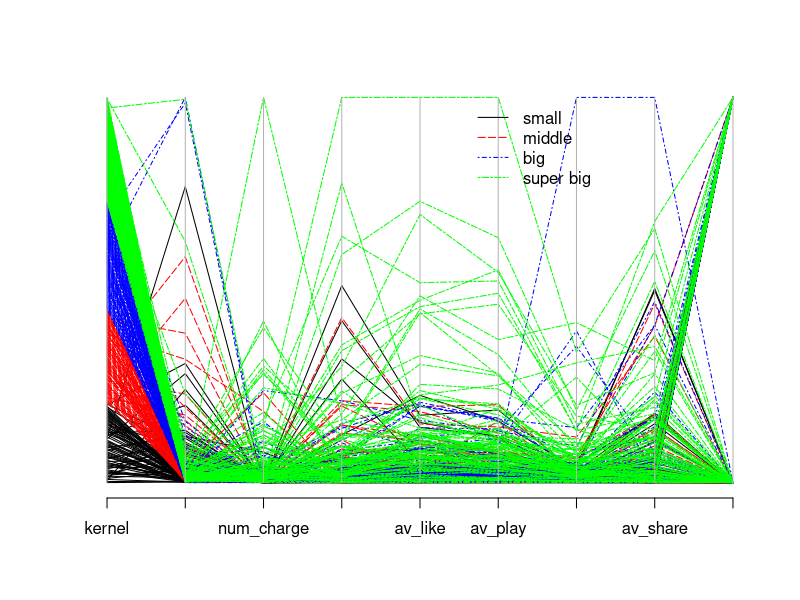

Reproduce this figure in R. (Note: this script raises an error after producing the figure.)
## ---- chunk 1
knitr::opts_chunk$set(prompt = T, comment = '',collapse = T,message = F,warning = F,fig.align ='center', tidy = T)
## ---- chunk 2
library(MASS)
library(dplyr)
library(tidyverse) 
library(caret)
library(nnet) # 另一个计算多项逻辑回归的库
library(car)
library(VGAM)
## ---- chunk 3
dat_std <- read.csv("std_bilibili.csv",header = T)[,6:17]
var_del_multiReg <- c("av_coin","av_danmu","num_fans") #去掉弹幕和投币数
dat_for_multiReg <- dplyr::select(dat_std,-var_del_multiReg)
dat_for_multiReg <- dat_for_multiReg[,c(1,3:9,2)]
dat_for_multiReg$fans_cat <-ifelse(test = dat_for_multiReg$fans_cat==0, yes = "small", 
                no = ifelse(test = dat_for_multiReg$fans_cat==1, yes = "middle", 
                  no = ifelse(test = dat_for_multiReg$fans_cat==2, yes = "big",no = "super big")))
dat_for_multiReg$fans_cat <- factor(dat_for_multiReg$fans_cat, levels = c("small","middle","big","super big"))
dat_for_multiReg$fans_cat <- relevel(dat_for_multiReg$fans_cat, ref = "small")
table(dat_for_multiReg$fans_cat)
head(dat_for_multiReg,3)
tail(dat_for_multiReg,3)
summary(dat_for_multiReg[,2:8])
## ---- chunk 4
# 随机选取200个up主绘制并行坐标图
set.seed(123)
vis_sample <- dat_for_multiReg$fans_cat %>% 
  createDataPartition(p = 0.3, list = F)
blbl <- dat_for_multiReg[vis_sample,]
x11(width = 10, height = 6, pointsize = 8)
 
# Reorder variables because gender is binary (may distort plot)
# Create indicator variable for class
blbl2<-data.frame(kernel = 1:nrow(blbl), blbl[,2:8],  
       gender.new = ifelse(test = blbl$gender == 0, yes = 0, no = 1))

# Colors by condition:
blbl.colors<-ifelse(test = blbl$fans_cat=="small", yes = "black", 
                no = ifelse(test = blbl$fans_cat=="middle", yes = "red", 
                  no = ifelse(test = blbl$fans_cat=="big", yes = "blue",no = "green")))
# Line type by condition:
blbl.lty<-ifelse(test = blbl$fans_cat=="small", yes = "solid", 
            no = ifelse(test = blbl$fans_cat=="middle", yes = "longdash", 
              no = ifelse(test = blbl$fans_cat=="big", yes = "dotdash",no = "twodash")))
pdf(file = "d:\\RLearning\\HW_CDA\\project\\Figure_parcoord.pdf", width = 12, height = 6, colormodel = "cmyk")   
parcoord(x = blbl2, col = blbl.colors, lty = blbl.lty)  # Plot
legend(x = 5.55, y = 1.00, legend = c("small", "middle", "big","super big"), 
       lty = c("solid", "longdash", "dotdash","twodash"), col=c("black","red","blue","green"), cex=1.0, bty="n")
dev.off()  
## ---- chunk 5
# 划分0.8为数据集，0.2为测试集
# set.seed(1220)
# training_sample <- dat_for_multiReg$fans_cat %>% 
#   createDataPartition(p = 0.8, list = F)
# dat_train <- dat_for_multiReg[training_sample,]
# dat_test <- dat_for_multiReg[-training_sample,]
## ---- chunk 6
mod.fit <- multinom(formula = fans_cat~., data = dat_for_multiReg)
summary(mod.fit)
## ---- chunk 7
Anova(mod.fit)
Anova(mod.fit.drop1)
## ---- chunk 8
mod.fit.drop1 <- multinom(formula = fans_cat~gender+num_charge+av_star+av_like+av_play+av_comment+av_share, data = dat_for_multiReg)
summary(mod.fit.drop1)
## ---- chunk 9
# pi.hat <- predict(object=mod.fit, newdata=dat_test, type="probs")
# predicted_fans_cat <- mod.fit %>% predict(dat_test)
# accuracy <- mean(predicted_fans_cat == dat_test$fans_cat); accuracy
## ---- chunk 10
x11(width = 7, height = 6, pointsize = 12)

# Estimate model with density only
mod.fit.nom.charge<-multinom(formula = fans_cat ~ num_charge, data = dat_for_multiReg)
summary(mod.fit.nom.charge)
beta.hat<-coefficients(mod.fit.nom.charge)

# Create plotting area first to make sure get the whole region with respect to x-axis
pdf(file = "d:\\RLearning\\HW_CDA\\project\\Figure_charge_only.pdf", width = 7, height = 6, colormodel = "cmyk")   # Create plot for book
curve(expr = 1/(1 + exp(beta.hat[1,1] + beta.hat[1,2]*x) + exp(beta.hat[2,1] + beta.hat[2,2]*x)),
      ylab = expression(hat(pi)), xlab = "num_charge", ylim = c(0,1),
      xlim = c(0, 1), col = "black", lty = "solid", lwd = 2, n = 1000, type = "n",
      panel.first = grid(col = "gray", lty = "dotted"))
# Plot each pi_j
curve(expr = 1/(1 + exp(beta.hat[1,1] + beta.hat[1,2]*x) + exp(beta.hat[2,1] + beta.hat[2,2]*x) 
                + exp(beta.hat[3,1] + beta.hat[3,2]*x)),
  col = "black", lty = "solid", lwd = 2, n = 1000, add = TRUE,
  xlim = c(min(dat_for_multiReg$num_charge[dat_for_multiReg$fans_cat == "small"]),
           max(dat_for_multiReg$num_charge[dat_for_multiReg$fans_cat == "small"])),
  ylim = c(0,1))  # small

curve(expr = exp(beta.hat[1,1] + beta.hat[1,2]*x)/(1 + exp(beta.hat[1,1] + beta.hat[1,2]*x) 
                + exp(beta.hat[2,1] + beta.hat[2,2]*x) + exp(beta.hat[3,1] + beta.hat[3,2]*x)),
  col = "red", lty = "longdash", lwd = 2, n = 1000, add = TRUE,
  xlim = c(min(dat_for_multiReg$num_charge[dat_for_multiReg$fans_cat == "middle"]),
           max(dat_for_multiReg$num_charge[dat_for_multiReg$fans_cat == "middle"])),
  ylim = c(0,1))  # middle

curve(expr = exp(beta.hat[2,1] + beta.hat[2,2]*x)/(1 + exp(beta.hat[1,1] + beta.hat[1,2]*x) 
                + exp(beta.hat[2,1] + beta.hat[2,2]*x) + exp(beta.hat[3,1] + beta.hat[3,2]*x)),
  col = "blue", lty = "dotdash", lwd = 2, n = 1000, add = TRUE,
  xlim = c(min(dat_for_multiReg$num_charge[dat_for_multiReg$fans_cat == "big"]),
           max(dat_for_multiReg$num_charge[dat_for_multiReg$fans_cat == "big"])),
  ylim = c(0,1))  # big

curve(expr = exp(beta.hat[3,1] + beta.hat[3,2]*x)/(1 + exp(beta.hat[1,1] + beta.hat[1,2]*x) 
                + exp(beta.hat[2,1] + beta.hat[2,2]*x) + exp(beta.hat[3,1] + beta.hat[3,2]*x)),
  col = "green", lty = "twodash", lwd = 2, n = 1000, add = TRUE,
  xlim = c(min(dat_for_multiReg$num_charge[dat_for_multiReg$fans_cat == "super big"]),
           max(dat_for_multiReg$num_charge[dat_for_multiReg$fans_cat == "super big"])),
  ylim = c(0,1))  # super big

legend(x = 0.6, y = 0.8, legend=c("small", "middle", "big", "super big"), lty=c("solid","longdash","dotdash","twodash"),
  col=c("black","red","blue","green"), bty="n", lwd = c(2,2,2), seg.len = 4)
title("pihat for multinommial regression model")
dev.off()  # Create plot for book
## ---- chunk 11
# Create plotting area first to make sure get the whole region with respect to x-axis
pdf(file = "d:\\RLearning\\HW_CDA\\project\\Figure_charge_only2.pdf", width = 7, height = 6, colormodel = "cmyk")  
curve(expr = 1/(1 + exp(beta.hat[1,1] + beta.hat[1,2]*x) + exp(beta.hat[2,1] + beta.hat[2,2]*x)),
      ylab = expression(hat(pi)), xlab = "num_charge", ylim = c(0,1),
      xlim = c(0, 1), col = "black", lty = "solid", lwd = 2, n = 1000, type = "n",
      panel.first = grid(col = "gray", lty = "dotted"))
# Plot each pi_j
curve(expr = 1/(1 + exp(beta.hat[1,1] + beta.hat[1,2]*x) + exp(beta.hat[2,1] + beta.hat[2,2]*x) 
                + exp(beta.hat[3,1] + beta.hat[3,2]*x)),
  col = "black", lty = "solid", lwd = 2, n = 1000, add = TRUE,  ylim = c(0,1))  # small

curve(expr = exp(beta.hat[1,1] + beta.hat[1,2]*x)/(1 + exp(beta.hat[1,1] + beta.hat[1,2]*x) 
                + exp(beta.hat[2,1] + beta.hat[2,2]*x) + exp(beta.hat[3,1] + beta.hat[3,2]*x)),
  col = "red", lty = "longdash", lwd = 2, n = 1000, add = TRUE, ylim = c(0,1))  # middle

curve(expr = exp(beta.hat[2,1] + beta.hat[2,2]*x)/(1 + exp(beta.hat[1,1] + beta.hat[1,2]*x) 
                + exp(beta.hat[2,1] + beta.hat[2,2]*x) + exp(beta.hat[3,1] + beta.hat[3,2]*x)),
  col = "blue", lty = "dotdash", lwd = 2, n = 1000, add = TRUE, ylim = c(0,1))  # big

curve(expr = exp(beta.hat[3,1] + beta.hat[3,2]*x)/(1 + exp(beta.hat[1,1] + beta.hat[1,2]*x) 
                + exp(beta.hat[2,1] + beta.hat[2,2]*x) + exp(beta.hat[3,1] + beta.hat[3,2]*x)),
  col = "green", lty = "twodash", lwd = 2, n = 1000, add = TRUE,ylim = c(0,1)) # super big

legend(x = 0.6, y = 0.8, legend=c("small", "middle", "big", "super big"), lty=c("solid","longdash","dotdash","twodash"),
  col=c("black","red","blue","green"), bty="n", lwd = c(2,2,2), seg.len = 4)
title("pihat for multinommial regression model")
dev.off()  # Create plot for book
## ---- chunk 12
levels(dat_for_multiReg$fans_cat)
mod.fit.ord <- MASS::polr(formula = fans_cat~., data = dat_for_multiReg, method = "logistic")
summary(mod.fit.ord)
Anova(mod.fit.ord)
## ---- chunk 13
drop1(mod.fit.ord)
# 删除av_comment
mod.fit.ord.drop1 <- MASS::polr(formula = fans_cat~gender+num_videos+num_charge+av_star+av_like+av_play+av_share, data = dat_for_multiReg, method = "logistic")
drop1(mod.fit.ord.drop1)
# 删除num_videos
mod.fit.ord.drop2 <- MASS::polr(formula = fans_cat~gender+num_charge+av_star+av_like+av_play+av_share, data = dat_for_multiReg, method = "logistic")
drop1(mod.fit.ord.drop2)
# 删除gender
mod.fit.ord.drop3 <- MASS::polr(formula = fans_cat~num_charge+av_star+av_like+av_play+av_share, data = dat_for_multiReg, method = "logistic")
drop1(mod.fit.ord.drop3)
Anova(mod.fit.ord.drop3)
## ---- chunk 14
# pi.hat.ord <- predict(object = mod.fit.ord3, type = "probs")
# predicted_fans_cat_ord <- mod.fit.ord3 %>% predict(dat_test)
# accuracy.ord <- mean(predicted_fans_cat_ord == dat_test$fans_cat); accuracy.ord
## ---- chunk 15
mod.fit.ord.charge<-polr(formula=fans_cat~num_charge, data = dat_for_multiReg, method = "logistic")
summary(mod.fit.ord.charge)
## ---- chunk 16
x11(width = 7, height = 6, pointsize = 12)

# Create plotting area first to make sure get the whole region with respect to x-axis
lwd.po = 2
pdf(file = "d:\\RLearning\\HW_CDA\\project\\Figure_propotional.pdf", width = 7, height = 6, colormodel = "cmyk")
curve(expr = plogis(q = mod.fit.ord.charge$zeta[1] - mod.fit.ord.charge$coefficients*x),
      ylab = expression(hat(pi)), xlab = "num_charge", ylim = c(0,1),
      xlim = c(0, 1), col = "black", lty = "solid", lwd = lwd.po, n = 1000, type = "n",
      panel.first = grid(col = "gray", lty = "dotted"))

# Plot each pi_j for proportional odds mode
curve(expr = plogis(q = mod.fit.ord.charge$zeta[1] - mod.fit.ord.charge$coefficients*x),
  type = "l", col = "black", lty = "solid", lwd = lwd.po, n = 1000, add = TRUE,
  xlim = c(min(dat_for_multiReg$num_charge[dat_for_multiReg$fans_cat == "small"]),
           max(dat_for_multiReg$num_charge[dat_for_multiReg$fans_cat == "small"])),
  ylim = c(0,1))  # small

curve(expr = plogis(q = mod.fit.ord.charge$zeta[2] - mod.fit.ord.charge$coefficients*x) - 
        plogis(q = mod.fit.ord.charge$zeta[1] - mod.fit.ord.charge$coefficients*x),
  type = "l", col = "red", lty = "longdash", lwd = lwd.po, n = 1000, add = TRUE,
  xlim = c(min(dat_for_multiReg$num_charge[dat_for_multiReg$fans_cat == "middle"]),
           max(dat_for_multiReg$num_charge[dat_for_multiReg$fans_cat == "middle"])),
  ylim = c(0,1))  # middle

curve(expr = plogis(q = mod.fit.ord.charge$zeta[3] - mod.fit.ord.charge$coefficients*x) - 
        plogis(q = mod.fit.ord.charge$zeta[2] - mod.fit.ord.charge$coefficients*x),
  type = "l", col = "blue", lty = "dotdash", lwd = lwd.po, n = 1000, add = TRUE,
  xlim = c(min(dat_for_multiReg$num_charge[dat_for_multiReg$fans_cat == "big"]),
           max(dat_for_multiReg$num_charge[dat_for_multiReg$fans_cat == "big"])),
  ylim = c(0,1))  # big

curve(expr = 1 - plogis(q = mod.fit.ord.charge$zeta[3] - mod.fit.ord.charge$coefficients*x),
  type = "l", col = "green", lty = "twodash", lwd = lwd.po, n = 1000, add = TRUE,
  xlim = c(min(dat_for_multiReg$num_charge[dat_for_multiReg$fans_cat == "super big"]),
           max(dat_for_multiReg$num_charge[dat_for_multiReg$fans_cat == "super big"])),
  ylim = c(0,1))  # super big

legend(x = 0.6, y = 0.8, legend=c("small", "middle", "big", "super big"), lty=c("solid","longdash","dotdash","twodash"), col=c("black","red","blue","green"),
       bty="n", lwd = c(2,2,2,2), seg.len = 4)
title("pihat for proportional odds model")
dev.off() 
## ---- chunk 17
x11(width = 7, height = 6, pointsize = 12)

# Create plotting area first to make sure get the whole region with respect to x-axis
lwd.po = 2
pdf(file = "d:\\RLearning\\HW_CDA\\project\\Figure_propotional2.pdf", width = 7, height = 6, colormodel = "cmyk")
curve(expr = plogis(q = mod.fit.ord.charge$zeta[1] - mod.fit.ord.charge$coefficients*x),
      ylab = expression(hat(pi)), xlab = "num_charge", ylim = c(0,1),
      xlim = c(0, 1), col = "black", lty = "solid", lwd = lwd.po, n = 1000, type = "n",
      panel.first = grid(col = "gray", lty = "dotted"))

# Plot each pi_j for proportional odds model
curve(expr = plogis(q = mod.fit.ord.charge$zeta[1] - mod.fit.ord.charge$coefficients*x),
  type = "l", col = "black", lty = "solid", lwd = lwd.po, n = 1000, add = TRUE,
  ylim = c(0,1))  # small

curve(expr = plogis(q = mod.fit.ord.charge$zeta[2] - mod.fit.ord.charge$coefficients*x) - 
        plogis(q = mod.fit.ord.charge$zeta[1] - mod.fit.ord.charge$coefficients*x),
  type = "l", col = "red", lty = "longdash", lwd = lwd.po, n = 1000, add = TRUE,
  ylim = c(0,1))  # middle

curve(expr = plogis(q = mod.fit.ord.charge$zeta[3] - mod.fit.ord.charge$coefficients*x) - 
        plogis(q = mod.fit.ord.charge$zeta[2] - mod.fit.ord.charge$coefficients*x),
  type = "l", col = "blue", lty = "dotdash", lwd = lwd.po, n = 1000, add = TRUE,
  ylim = c(0,1))  # big

curve(expr = 1 - plogis(q = mod.fit.ord.charge$zeta[3] - mod.fit.ord.charge$coefficients*x),
  type = "l", col = "green", lty = "twodash", lwd = lwd.po, n = 1000, add = TRUE,
  ylim = c(0,1))  # super big

legend(x = 0.6, y = 0.8, legend=c("small", "middle", "big", "super big"), lty=c("solid","longdash","dotdash","twodash"), col=c("black","red","blue","green"), 
       bty="n", lwd = c(2,2,2,2), seg.len = 4)
title("pihat for proportional odds model")
dev.off() 
## ---- chunk 18
x11(width = 7, height = 6, pointsize = 12)

# Create plotting area first to make sure get the whole region with respect to x-axis
lwd.po = 2
pdf(file = "d:\\RLearning\\HW_CDA\\project\\Figure_cumulative.pdf", width = 7, height = 6, colormodel = "cmyk")
curve(expr = plogis(q = mod.fit.ord.charge$zeta[1] - mod.fit.ord.charge$coefficients*x),
      ylab = expression(hat(pi)), xlab = "num_charge", ylim = c(0,1),
      xlim = c(0, 1), col = "black", lty = "solid", lwd = lwd.po, n = 1000, type = "n",
      panel.first = grid(col = "gray", lty = "dotted"))

# Plot each pi_j for proportional odds model
# Plot each pi_j
curve(expr = plogis(q = mod.fit.ord.charge$zeta[1] - mod.fit.ord.charge$coefficients*x),
  type = "l", col = "black", lty = "solid", lwd = lwd.po, n = 1000, add = TRUE,
  xlim = c(0, 1), ylim = c(0,1))  # small

curve(expr = plogis(q = mod.fit.ord.charge$zeta[2] - mod.fit.ord.charge$coefficients*x),
  type = "l", col = "red", lty = "longdash", lwd = lwd.po, n = 1000, add = TRUE,
  xlim = c(0, 1), ylim = c(0,1))  # small or middle

curve(expr = plogis(q = mod.fit.ord.charge$zeta[3] - mod.fit.ord.charge$coefficients*x), 
  type = "l", col = "blue", lty = "dotdash", lwd = lwd.po, n = 1000, add = TRUE,
  xlim = c(0, 1), ylim = c(0,1))  # small or middle or big

legend(x = 0.5, y = 0.8, legend=c("Y less than or equal to 1", "Y less than or equal to 2", 
                                  "Y less than or equal to 3"), lty=c("solid","longdash","dotdash"),
  col=c("black","red","blue"), bty="n", lwd = c(2,2,2), seg.len = 4)
title("cumulative pihat")
dev.off() 
## ---- chunk 19
mod.fit.po <- vglm(formula = fans_cat~., data = dat_for_multiReg, family = cumulative(parallel = T))
summary(mod.fit.po)
## ---- chunk 20
mod.fit.npo <- vglm(formula = fans_cat~., family = cumulative(parallel = F), data = dat_for_multiReg)
summary(mod.fit.npo)
## ---- chunk 21
Anova(mod.fit.po)

Anova(mod.fit.npo)
## ---- chunk 22
# x <- mod.fit.npo %>% predict(dat_test,type = 'response')
# predicted_fans_cat_npo <- apply(x, 1, function(t) colnames(x)[which.max(t)])
# accuracy.npo <- mean(predicted_fans_cat_npo == dat_test$fans_cat); accuracy.npo
## ---- chunk 23
dev.po <- deviance(mod.fit.po)
dev.npo <- deviance(mod.fit.npo)
LR.stat <-  dev.po - dev.npo
df <- df.residual(mod.fit.po)-df.residual(mod.fit.npo)
p.value <- 1 - pchisq(q = LR.stat, df = df)

data.frame(dev.po,dev.npo,LR.stat, df, p.value)
## ---- chunk 24
mod.fit.npo.charge <- vglm(formula = fans_cat~num_charge, family = cumulative(parallel = F), data = dat_for_multiReg)
summary(mod.fit.npo.charge)
cf <- coef(mod.fit.npo.charge) 
## ---- chunk 25
x11(width = 7, height = 6, pointsize = 12)

# Create plotting area first to make sure get the whole region with respect to x-axis
lwd.po = 2
pdf(file = "d:\\RLearning\\HW_CDA\\project\\Figure_npo_charge.pdf", width = 7, height = 6, colormodel = "cmyk")
curve(expr = plogis(q = cf[1] + cf[4]*x),
      ylab = expression(hat(pi)), xlab = "num_charge", ylim = c(0,1),
      xlim = c(0, 1), col = "black", lty = "solid", lwd = lwd.po, n = 1000, type = "n",
      panel.first = grid(col = "gray", lty = "dotted"))

# Plot each pi_j for proportional odds mode
curve(expr = plogis(q = cf[1] + cf[4]*x),
  type = "l", col = "black", lty = "solid", lwd = lwd.po, n = 1000, add = TRUE,
  xlim = c(min(dat_for_multiReg$num_charge[dat_for_multiReg$fans_cat == "small"]),
           max(dat_for_multiReg$num_charge[dat_for_multiReg$fans_cat == "small"])),
  ylim = c(0,1))  # small

curve(expr = plogis(q =cf[2] + cf[5]*x) - plogis(q = cf[1] + cf[4]*x),
  type = "l", col = "red", lty = "longdash", lwd = lwd.po, n = 1000, add = TRUE,
  xlim = c(min(dat_for_multiReg$num_charge[dat_for_multiReg$fans_cat == "middle"]),
           max(dat_for_multiReg$num_charge[dat_for_multiReg$fans_cat == "middle"])),
  ylim = c(0,1))  # middle

curve(expr =  plogis(q =cf[3] + cf[6]*x) - plogis(q = cf[2] + cf[5]*x),
  type = "l", col = "blue", lty = "dotdash", lwd = lwd.po, n = 1000, add = TRUE,
  xlim = c(min(dat_for_multiReg$num_charge[dat_for_multiReg$fans_cat == "big"]),
           max(dat_for_multiReg$num_charge[dat_for_multiReg$fans_cat == "big"])),
  ylim = c(0,1))  # big

curve(expr = 1 - plogis(q =cf[3] + cf[6]*x),
  type = "l", col = "green", lty = "twodash", lwd = lwd.po, n = 1000, add = TRUE,
  xlim = c(min(dat_for_multiReg$num_charge[dat_for_multiReg$fans_cat == "super big"]),
           max(dat_for_multiReg$num_charge[dat_for_multiReg$fans_cat == "super big"])),
  ylim = c(0,1))  # super big

legend(x = 0.6, y = 0.8, legend=c("small", "middle", "big", "super big"), lty=c("solid","longdash","dotdash","twodash"), col=c("black","red","blue","green"),
       bty="n", lwd = c(2,2,2,2), seg.len = 4)
title("pihat for proportional odds model")
dev.off() 
